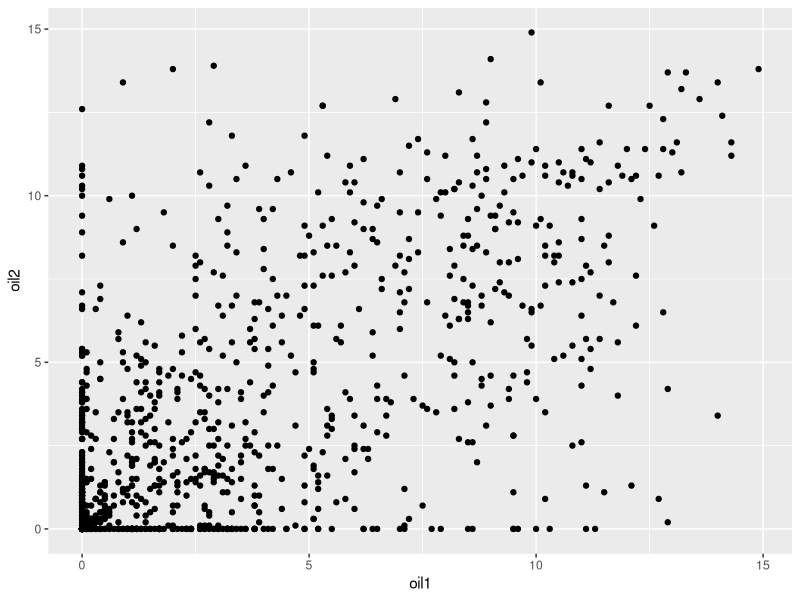
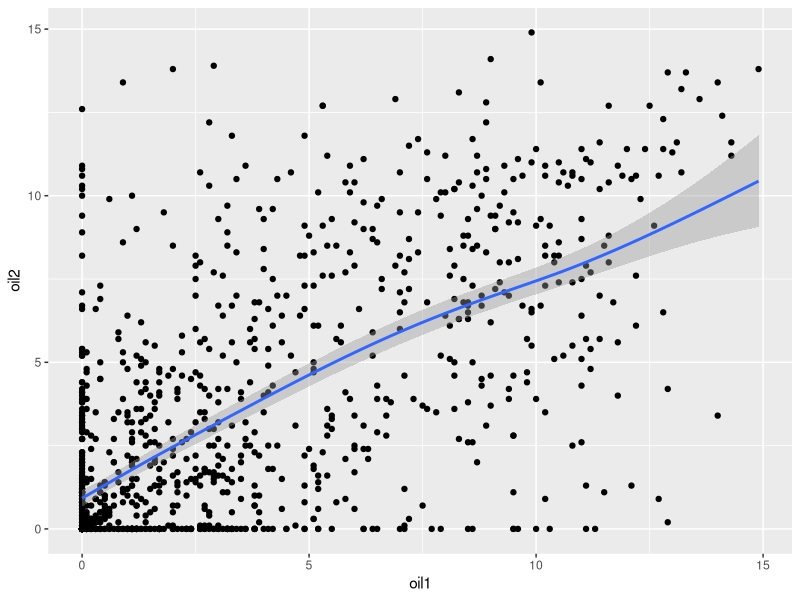
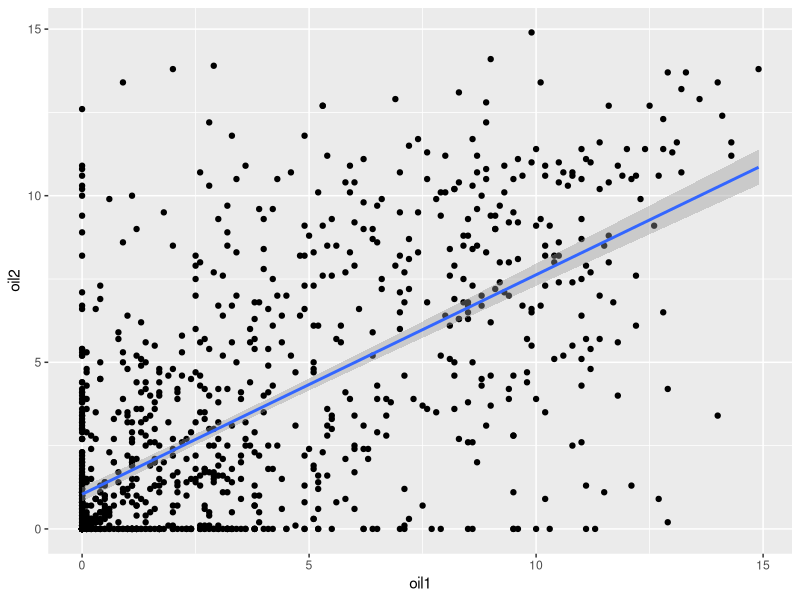
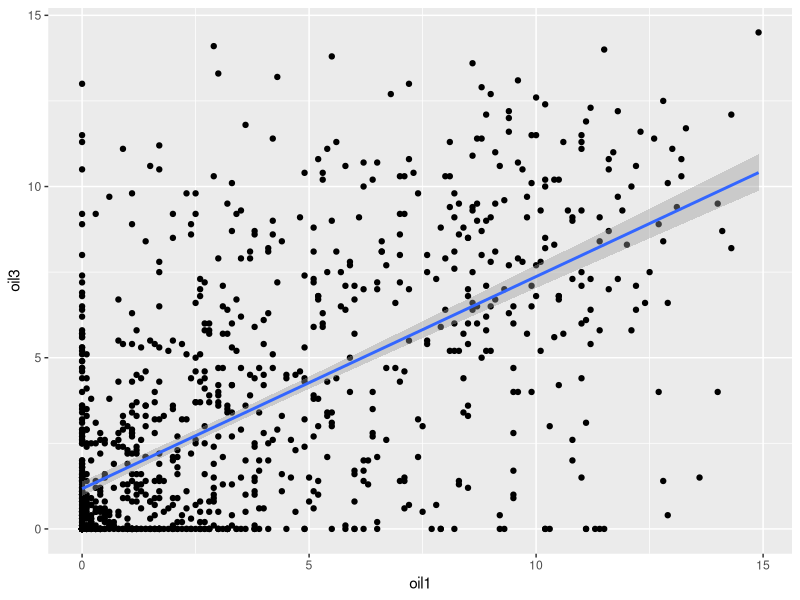
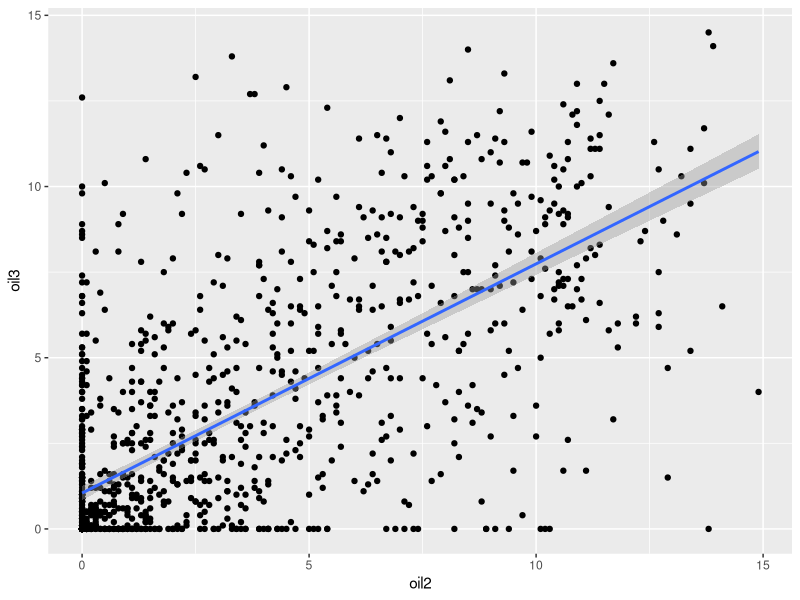
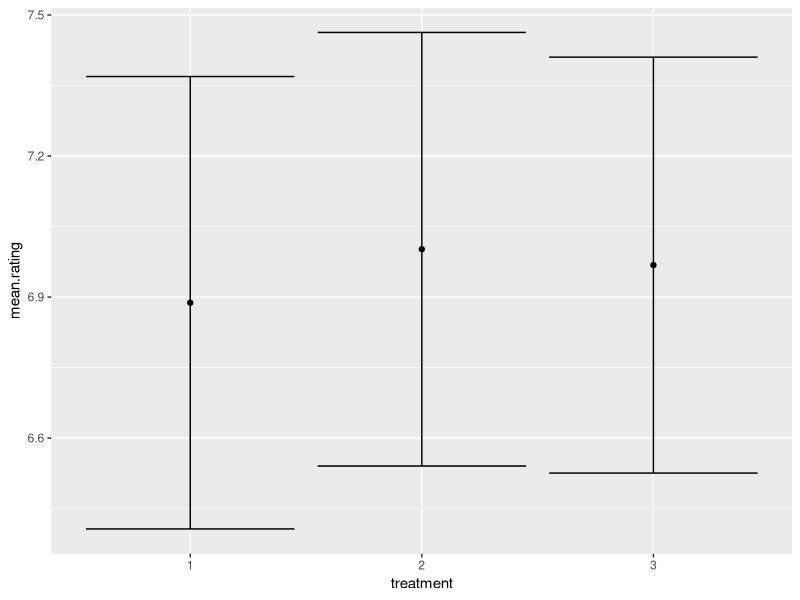
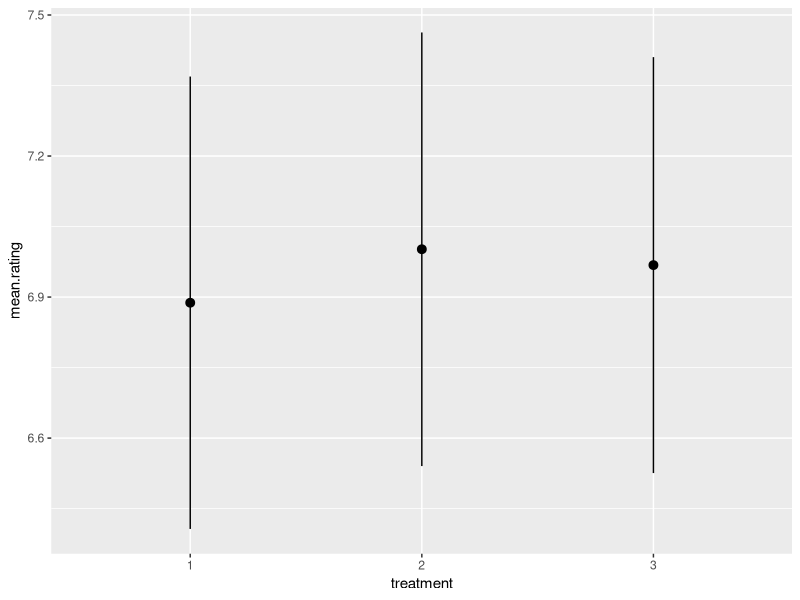

Here is the R script that generated these plots, in order:
## ---- chunk 1
library(tidyverse)
library(reshape2)
ff <- french_fries

## ---- chunk 2
ff.long <- gather(ff, flavor, rating, potato:painty)
ff.long.alt <- gather(ff, flavor, rating, c("potato", "buttery", "grassy", "rancid", "painty"))
head(ff.long)
levels(as.factor(ff.long$flavor))
unique(ff.long$flavor)
summary(ff.long)
head(ff.long.alt)
## ---- chunk 3
ff.wide1 <- spread(ff.long, treatment, rating)
head(ff.wide1)
levels(ff.long$treatment) <- c("oil1", "oil2", "oil3")
ff.wide2 <- spread(ff.long, treatment, rating)
head(ff.wide2)

## ---- chunk 4
ggplot(ff.wide2, aes(oil1, oil2)) + geom_point()
ggplot(ff.wide2, aes(oil1, oil2)) + geom_point() + geom_smooth()
ggplot(ff.wide2, aes(oil1, oil2)) + geom_point() + geom_smooth(method = "lm")

ggplot(ff.wide2, aes(oil1, oil3)) + geom_point() + geom_smooth(method = "lm")
ggplot(ff.wide2, aes(oil2, oil3)) + geom_point() + geom_smooth(method = "lm")

cor(ff.wide2$oil1, ff.wide2$oil2, use = "complete.obs")

## ---- chunk 5
std.err <- function(x, should.i.drop.missing.data = FALSE) { 
  sd(x, na.rm = should.i.drop.missing.data)/sqrt(length(x)) 
} 

std.err(rnorm(1e5, sd = 1))
std.err(rnorm(1e5, sd = 10))

## ---- chunk 6
ff <- french_fries

ff.means <- ff %>%
  group_by(treatment) %>%
  summarize(mean.rating = mean(potato, na.rm = TRUE),
            se.rating = std.err(potato, should.i.drop.missing.data = TRUE))
## ---- chunk 7
ggplot(ff.means, aes(treatment, mean.rating)) + geom_point() + geom_errorbar(aes(ymin = mean.rating - se.rating*1.96, ymax = mean.rating + se.rating*1.96))

ggplot(ff.means, aes(treatment, mean.rating)) + geom_pointrange(aes(ymin = mean.rating - se.rating*1.96, ymax = mean.rating + se.rating*1.96))

